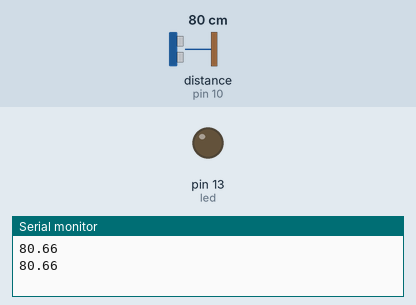
This sketch was run on a simulated Arduino Uno, built with avr-gcc and run on an emulated ATmega328P. Parts: output pins drawn as LEDs (lit = HIGH), the last lines printed to the serial monitor. Wiring (inferred from the names in the program): ultrasonic range finder: trigger pin 9; echo pin 10. Dashed ring = blinking. Inputs (shaded band) come from the test bench; at power-on: distance to the obstacle (sensor on pin 10) 80 cm. The echo pulse lasts 58.3 µs per cm; pins used as bus, display or sensor lines are not drawn.

Above: at 10.8 s.
10.9 s: distance to the obstacle (sensor on pin 10) set to 11 cm
21.2 s: distance to the obstacle (sensor on pin 10) set to 8 cm
At 30.02 s:
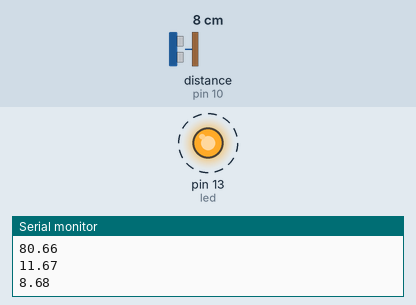
Timing chart, 0 to 37.8 s (numbered marks = the images above; inputs shaded):
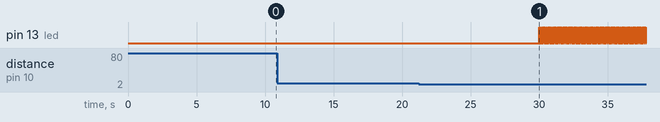

Measured:
- the behaviour switches between 10 and 9 cm on distance to the obstacle (sensor on pin 10) (found by bisection; images 0 and 1)
- after the input at 21.2 s, pin 13 (led): alternates HIGH for 0.05 s and LOW for 0.05 s, starting after 8.8 s

The sketch:

distanceMeasurement.ino
```cpp
#include <math.h>
const int led = 13;
const int trig = 9;
const int echo = 10;
const int delayy=10;
float duration;
float distance;
float error;
int count = 100;
void setup() {
  pinMode(led, OUTPUT);
  pinMode(trig, OUTPUT);
  pinMode(echo, INPUT);
  Serial.begin(9600);
}
void loop() {
  int blinksps=10*delayy;
  digitalWrite(trig, LOW);
  delayMicroseconds(2);
  digitalWrite(trig, HIGH);
  delayMicroseconds(10);
  digitalWrite(trig, LOW);

  duration = pulseIn(echo, HIGH);
  distance= duration*0.034/2;
  error=0.00882724*distance+(0.981084);
  distance+=error;
  //Serial.print(" \t");
  Serial.println(distance);
  if(distance<=10){
    for(int i;i<blinksps;i++){
      digitalWrite(led, HIGH);
      delay(50);
      digitalWrite(led, LOW);
      delay(50);
    }
  }
  else{
     delay(1000*delayy);
  }
  //count--;
  //if(count==0)exit(0);
}
```
